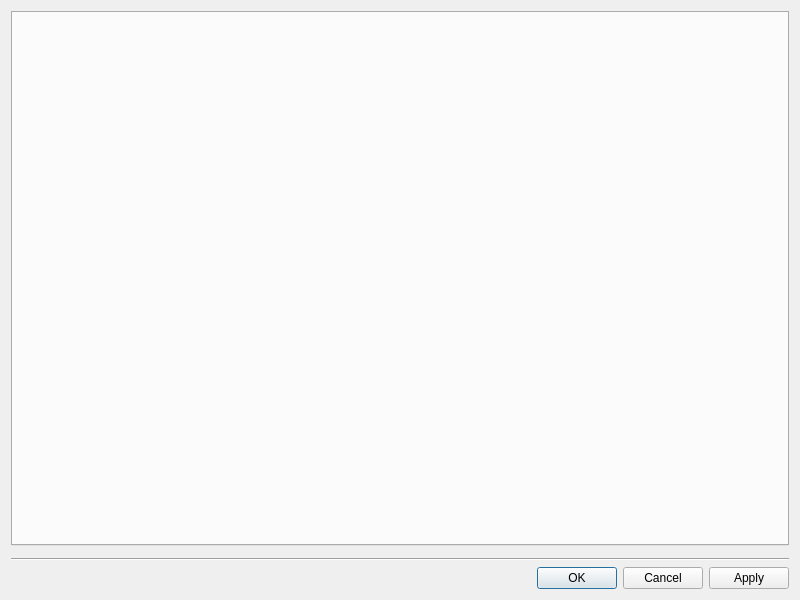
<?xml version="1.0" encoding="UTF-8"?>
<ui version="4.0">
 <class>CameraSettingsDialog</class>
 <widget class="QDialog" name="CameraSettingsDialog">
  <property name="geometry">
   <rect>
    <x>0</x>
    <y>0</y>
    <width>800</width>
    <height>600</height>
   </rect>
  </property>
  <layout class="QVBoxLayout" name="verticalLayout">
   <item>
    <layout class="QVBoxLayout" name="verticalLayout2">
     <property name="spacing">
      <number>0</number>
     </property>
     <property name="leftMargin">
      <number>0</number>
     </property>
     <property name="topMargin">
      <number>0</number>
     </property>
     <property name="rightMargin">
      <number>0</number>
     </property>
     <property name="bottomMargin">
      <number>0</number>
     </property>
     <item>
      <widget class="nx::client::desktop::DefaultPasswordAlertBar" name="defaultPasswordAlert" native="true"/>
     </item>
     <item>
      <widget class="QTabWidget" name="tabWidget"/>
     </item>
    </layout>
   </item>
   <item>
    <widget class="nx::client::desktop::AlertBar" name="alertBar" native="true"/>
   </item>
   <item>
    <widget class="Line" name="line">
     <property name="orientation">
      <enum>Qt::Horizontal</enum>
     </property>
    </widget>
   </item>
   <item>
    <widget class="QDialogButtonBox" name="buttonBox">
     <property name="orientation">
      <enum>Qt::Horizontal</enum>
     </property>
     <property name="standardButtons">
      <set>QDialogButtonBox::Apply|QDialogButtonBox::Cancel|QDialogButtonBox::Ok</set>
     </property>
    </widget>
   </item>
  </layout>
 </widget>
 <customwidgets>
  <customwidget>
   <class>nx::client::desktop::AlertBar</class>
   <extends>QWidget</extends>
   <header location="global">nx/client/desktop/common/widgets/message_bar.h</header>
  </customwidget>
  <customwidget>
   <class>nx::client::desktop::DefaultPasswordAlertBar</class>
   <extends>QWidget</extends>
   <header location="global">nx/client/desktop/resource_properties/camera/widgets/default_password_alert_bar.h</header>
   <container>1</container>
  </customwidget>
 </customwidgets>
 <resources/>
 <connections/>
</ui>
